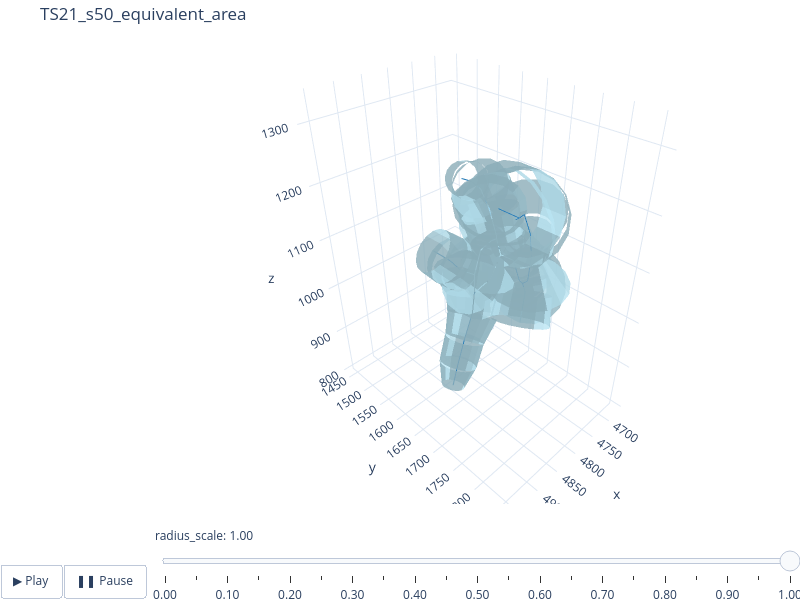

The cell this chart's notebook holds for it:
### Markdown cell above
# Plotting

### Code cell
# plot using swctools
make_html = False

for radius_strategy in radius_strategy_list:
    swc_filepath = f"{swc_out_dir}/TS{spine_idx}_s{spacing}_{radius_strategy}.swc"
    model = SWCModel.from_swc_file(swc_filepath)
    model.print_attributes(node_info=False, edge_info=False)
    frusta = FrustaSet.from_swc_model(model)
    title = f"TS{spine_idx}_s{spacing}_{radius_strategy}"
    fig = plot_model(swc_model=model, frusta=frusta, slider=True, title=title)
    fig.show()
    if make_html:
        fig.write_html(f"../plotly/TS{spine_idx}_s{spacing}_{radius_strategy}.html")

### Figure 1 — Plotly figure (JSON) as saved in the notebook; plotly's stock layout.template omitted (floating-point values rounded to 4 significant figures; data arrays with more than 128 entries replaced by an {"elided": "..."} marker saying what was removed)
{"data": [{"color": "lightblue", "flatshading": true, "i": {"elided": "1056 int values"}, "j": {"elided": "1056 int values"}, "k": {"elided": "1056 int values"}, "name": "frusta", "opacity": 0.8, "type": "mesh3d", "x": {"elided": "1056 float values"}, "y": {"elided": "1056 float values"}, "z": {"elided": "1056 float values"}}, {"line": {"color": "#1f77b4", "width": 2}, "mode": "lines", "name": "centroid", "type": "scatter3d", "x": [4856.0, 4838.0, null, 4838.0, 4814.0, null, 4814.0, 4784.0, null, 4784.0, 4767.0, null, 4767.0, 4766.0, null, 4767.0, 4749.0, null, 4766.0, 4774.0, null, 4774.0, 4757.0, null, 4757.0, 4773.0, null, 4757.0, 4745.0, null, 4773.0, 4803.0, null, 4803.0, 4808.0, null, 4808.0, 4810.0, null, 4808.0, 4812.0, null, 4810.0, 4832.0, null, 4812.0, 4814.0, null, 4814.0, 4828.0, null, 4828.0, 4850.0, null, 4850.0, 4889.0, null, 4889.0, 4895.0, null, 4889.0, 4927.0, null, 4745.0, 4739.0, null, 4745.0, 4744.0, null, 4739.0, 4734.0, null, 4734.0, 4749.0, null, 4749.0, 4747.0, null, 4747.0, 4737.0, null, 4737.0, 4739.0, null, 4744.0, 4746.0, null, 4746.0, 4736.0, null, 4746.0, 4740.0, null, 4736.0, 4721.0, null, 4721.0, 4705.0, null], "y": [1628.0, 1624.0, null, 1624.0, 1618.0, null, 1618.0, 1608.0, null, 1608.0, 1596.0, null, 1596.0, 1613.0, null, 1596.0, 1578.0, null, 1613.0, 1642.0, null, 1642.0, 1649.0, null, 1649.0, 1692.0, null, 1649.0, 1628.0, null, 1692.0, 1731.0, null, 1731.0, 1742.0, null, 1742.0, 1750.0, null, 1742.0, 1755.0, null, 1750.0, 1761.0, null, 1755.0, 1761.0, null, 1761.0, 1767.0, null, 1767.0, 1773.0, null, 1773.0, 1797.0, null, 1797.0, 1796.0, null, 1797.0, 1797.0, null, 1628.0, 1610.0, null, 1628.0, 1628.0, null, 1610.0, 1579.0, null, 1579.0, 1578.0, null, 1578.0, 1539.0, null, 1539.0, 1498.0, null, 1498.0, 1451.0, null, 1628.0, 1612.0, null, 1612.0, 1580.0, null, 1612.0, 1606.0, null, 1580.0, 1542.0, null, 1542.0, 1501.0, null], "z": [816.0, 857.5, null, 857.5, 900.2, null, 900.2, 938.2, null, 938.2, 967.8, null, 967.8, 991.3, null, 967.8, 991.8, null, 991.3, 1027.0, null, 1027.0, 1073.0, null, 1073.0, 1090.0, null, 1073.0, 1090.0, null, 1090.0, 1085.0, null, 1085.0, 1088.0, null, 1088.0, 1077.0, null, 1088.0, 1101.0, null, 1077.0, 1036.0, null, 1101.0, 1149.0, null, 1149.0, 1196.0, null, 1196.0, 1237.0, null, 1237.0, 1257.0, null, 1257.0, 1257.0, null, 1257.0, 1285.0, null, 1090.0, 1076.0, null, 1090.0, 1094.0, null, 1076.0, 1039.0, null, 1039.0, 991.8, null, 991.8, 981.3, null, 981.3, 978.7, null, 978.7, 981.4, null, 1094.0, 1140.0, null, 1140.0, 1164.0, null, 1140.0, 1140.0, null, 1164.0, 1160.0, null, 1160.0, 1146.0, null]}], "layout": {"height": 600, "margin": {"b": 0, "l": 0, "r": 0, "t": 40}, "scene": {"aspectmode": "data"}, "showlegend": false, "sliders": [{"active": 20, "currentvalue": {"prefix": "radius_scale: ", "visible": true}, "steps": [{"args": [["scale=0.00"], {"frame": {"duration": 0}, "mode": "immediate", "transition": {"duration": 0}}], "label": "0.00", "method": "animate"}, {"args": [["scale=0.05"], {"frame": {"duration": 0}, "mode": "immediate", "transition": {"duration": 0}}], "label": "0.05", "method": "animate"}, {"args": [["scale=0.10"], {"frame": {"duration": 0}, "mode": "immediate", "transition": {"duration": 0}}], "label": "0.10", "method": "animate"}, {"args": [["scale=0.15"], {"frame": {"duration": 0}, "mode": "immediate", "transition": {"duration": 0}}], "label": "0.15", "method": "animate"}, {"args": [["scale=0.20"], {"frame": {"duration": 0}, "mode": "immediate", "transition": {"duration": 0}}], "label": "0.20", "method": "animate"}, {"args": [["scale=0.25"], {"frame": {"duration": 0}, "mode": "immediate", "transition": {"duration": 0}}], "label": "0.25", "method": "animate"}, {"args": [["scale=0.30"], {"frame": {"duration": 0}, "mode": "immediate", "transition": {"duration": 0}}], "label": "0.30", "method": "animate"}, {"args": [["scale=0.35"], {"frame": {"duration": 0}, "mode": "immediate", "transition": {"duration": 0}}], "label": "0.35", "method": "animate"}, {"args": [["scale=0.40"], {"frame": {"duration": 0}, "mode": "immediate", "transition": {"duration": 0}}], "label": "0.40", "method": "animate"}, {"args": [["scale=0.45"], {"frame": {"duration": 0}, "mode": "immediate", "transition": {"duration": 0}}], "label": "0.45", "method": "animate"}, {"args": [["scale=0.50"], {"frame": {"duration": 0}, "mode": "immediate", "transition": {"duration": 0}}], "label": "0.50", "method": "animate"}, {"args": [["scale=0.55"], {"frame": {"duration": 0}, "mode": "immediate", "transition": {"duration": 0}}], "label": "0.55", "method": "animate"}, {"args": [["scale=0.60"], {"frame": {"duration": 0}, "mode": "immediate", "transition": {"duration": 0}}], "label": "0.60", "method": "animate"}, {"args": [["scale=0.65"], {"frame": {"duration": 0}, "mode": "immediate", "transition": {"duration": 0}}], "label": "0.65", "method": "animate"}, {"args": [["scale=0.70"], {"frame": {"duration": 0}, "mode": "immediate", "transition": {"duration": 0}}], "label": "0.70", "method": "animate"}, {"args": [["scale=0.75"], {"frame": {"duration": 0}, "mode": "immediate", "transition": {"duration": 0}}], "label": "0.75", "method": "animate"}, {"args": [["scale=0.80"], {"frame": {"duration": 0}, "mode": "immediate", "transition": {"duration": 0}}], "label": "0.80", "method": "animate"}, {"args": [["scale=0.85"], {"frame": {"duration": 0}, "mode": "immediate", "transition": {"duration": 0}}], "label": "0.85", "method": "animate"}, {"args": [["scale=0.90"], {"frame": {"duration": 0}, "mode": "immediate", "transition": {"duration": 0}}], "label": "0.90", "method": "animate"}, {"args": [["scale=0.95"], {"frame": {"duration": 0}, "mode": "immediate", "transition": {"duration": 0}}], "label": "0.95", "method": "animate"}, {"args": [["scale=1.00"], {"frame": {"duration": 0}, "mode": "immediate", "transition": {"duration": 0}}], "label": "1.00", "method": "animate"}]}], "title": {"text": "TS21_s50_equivalent_area"}, "updatemenus": [{"buttons": [{"args": [null, {"frame": {"duration": 0}, "fromcurrent": true, "transition": {"duration": 0}}], "label": "▶ Play", "method": "animate"}, {"args": [[null], {"frame": {"duration": 0}, "mode": "immediate", "transition": {"duration": 0}}], "label": "❚❚ Pause", "method": "animate"}], "direction": "left", "pad": {"r": 10, "t": 60}, "showactive": false, "type": "buttons", "x": 0, "y": 0}], "width": 800}}
